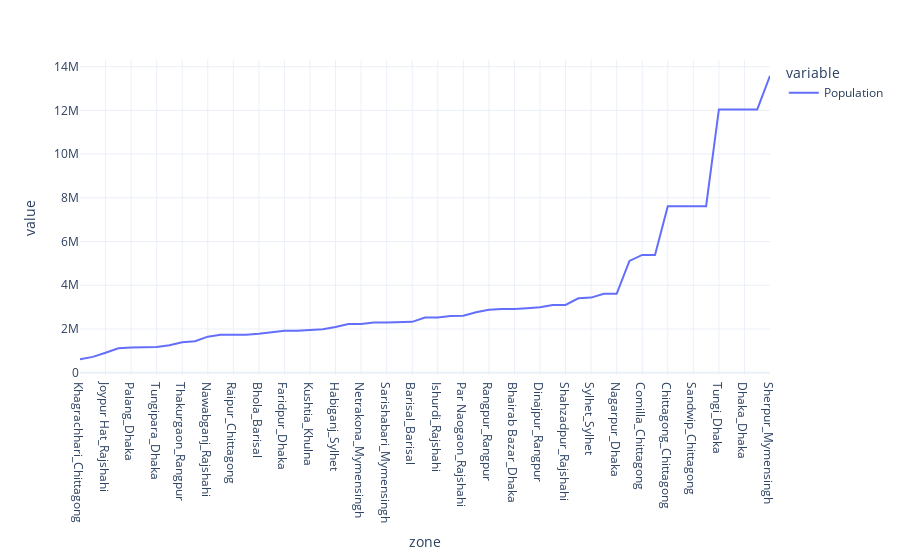

The notebook cell this image was saved under:
### Code cell
fig = px.line(Households_Total_Unique_Sorted)
fig.show()

### Figure 1 — Plotly figure (JSON) as saved in the notebook; plotly's stock layout.template omitted (floating-point values rounded to 4 significant figures)
{"data": [{"hovertemplate": "variable=Population<br>zone=%{x}<br>value=%{y}<extra></extra>", "legendgroup": "Population", "line": {"color": "#636efa", "dash": "solid"}, "mode": "lines", "name": "Population", "orientation": "v", "showlegend": true, "type": "scatter", "x": ["Khagrachhari_Chittagong", "Narail_Khulna", "Joypur Hat_Rajshahi", "Pirojpur_Barisal", "Palang_Dhaka", "Madaripur_Dhaka", "Tungipara_Dhaka", "Lalmanirhat_Rangpur", "Thakurgaon_Rangpur", "Feni_Chittagong", "Nawabganj_Rajshahi", "Ramganj_Chittagong", "Raipur_Chittagong", "Lakshmipur_Chittagong", "Bhola_Barisal", "Saidpur_Rajshahi", "Faridpur_Dhaka", "Maulavi Bazar_Sylhet", "Kushtia_Khulna", "Satkhira_Khulna", "Habiganj_Sylhet", "Narsingdi_Dhaka", "Netrakona_Mymensingh", "Jamalpur_Mymensingh", "Sarishabari_Mymensingh", "Khulna_Khulna", "Barisal_Barisal", "Pabna_Rajshahi", "Ishurdi_Rajshahi", "Rajshahi_Rajshahi", "Par Naogaon_Rajshahi", "Jessore_Khulna", "Rangpur_Rangpur", "Kishorganj_Dhaka", "Bhairab Bazar_Dhaka", "Narayanganj_Dhaka", "Dinajpur_Rangpur", "Sirajganj_Rajshahi", "Shahzadpur_Rajshahi", "Bogra_Rajshahi", "Sylhet_Sylhet", "Tangail_Dhaka", "Nagarpur_Dhaka", "Mymensingh_Mymensingh", "Comilla_Chittagong", "Laksham_Chittagong", "Chittagong_Chittagong", "Patiya_Chittagong", "Sandwip_Chittagong", "Satkania_Chittagong", "Tungi_Dhaka", "Paltan_Dhaka", "Dhaka_Dhaka", "Azimpur_Dhaka", "Sherpur_Mymensingh"], "xaxis": "x", "y": [613900.0, 721700.0, 913800.0, 1113000.0, 1156000.0, 1166000.0, 1172000.0, 1256000.0, 1390000.0, 1437000.0, 1648000.0, 1729000.0, 1729000.0, 1729000.0, 1777000.0, 1834000.0, 1913000.0, 1919000.0, 1947000.0, 1986000.0, 2089000.0, 2225000.0, 2230000.0, 2293000.0, 2293000.0, 2319000.0, 2324000.0, 2523000.0, 2523000.0, 2595000.0, 2600000.0, 2765000.0, 2881000.0, 2912000.0, 2912000.0, 2948000.0, 2990000.0, 3097000.0, 3097000.0, 3401000.0, 3434000.0, 3605000.0, 3605000.0, 5110000.0, 5387000.0, 5387000.0, 7616000.0, 7616000.0, 7616000.0, 7616000.0, 12040000.0, 12040000.0, 12040000.0, 12040000.0, 13580000.0], "yaxis": "y"}], "layout": {"legend": {"title": {"text": "variable"}, "tracegroupgap": 0}, "margin": {"t": 60}, "xaxis": {"anchor": "y", "domain": [0.0, 1.0], "title": {"text": "zone"}}, "yaxis": {"anchor": "x", "domain": [0.0, 1.0], "title": {"text": "value"}}}}
